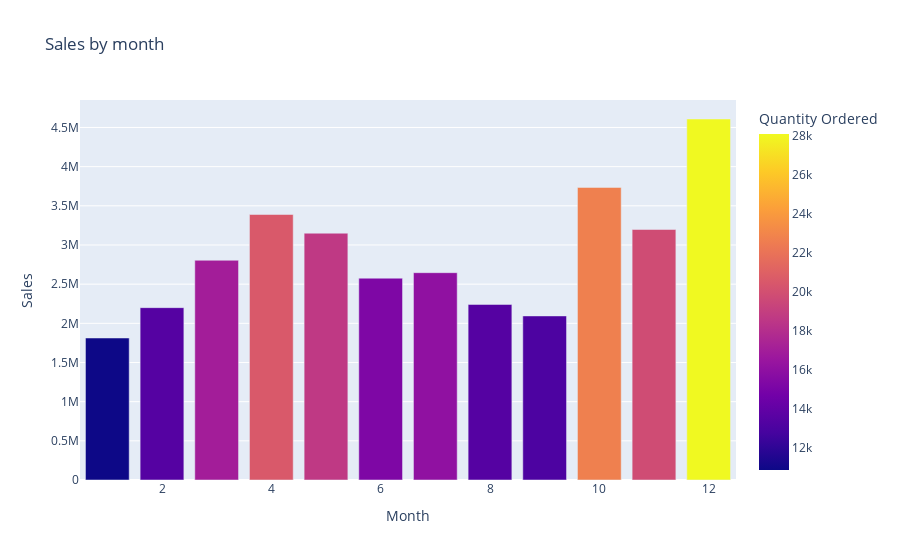

Notebook cell for this chart:
### Markdown cell above
How much was earned that Year?

34.46 million was earned in that year.

### Code cell
#Month bar chart
df["Month"]=df["Order Date"].dt.month
monthly_sales=df.groupby("Month").sum()
monthly_sales

month_chart=px.bar(
    monthly_sales,
    x=monthly_sales.index,
    y="Sales",
    color="Quantity Ordered",
    title="Sales by month")

month_chart.update_layout(barmode="stack")
month_chart.show()

### Figure 1 — Plotly figure (JSON) as saved in the notebook; plotly's stock layout.template omitted (floating-point values rounded to 4 significant figures)
{"data": [{"alignmentgroup": "True", "hovertemplate": "Month=%{x}<br>Sales=%{y}<br>Quantity Ordered=%{marker.color}<extra></extra>", "legendgroup": "", "marker": {"color": [10852, 13431, 16979, 20536, 18653, 15234, 16054, 13429, 13091, 22669, 19769, 28074], "coloraxis": "coloraxis", "pattern": {"shape": ""}}, "name": "", "offsetgroup": "", "orientation": "v", "showlegend": false, "textposition": "auto", "type": "bar", "x": [1, 2, 3, 4, 5, 6, 7, 8, 9, 10, 11, 12], "xaxis": "x", "y": [1813000.0, 2200000.0, 2805000.0, 3389000.0, 3151000.0, 2576000.0, 2646000.0, 2241000.0, 2094000.0, 3735000.0, 3198000.0, 4608000.0], "yaxis": "y"}], "layout": {"barmode": "stack", "coloraxis": {"colorbar": {"title": {"text": "Quantity Ordered"}}, "colorscale": [[0, "#0d0887"], [0.1111, "#46039f"], [0.2222, "#7201a8"], [0.3333, "#9c179e"], [0.4444, "#bd3786"], [0.5556, "#d8576b"], [0.6667, "#ed7953"], [0.7778, "#fb9f3a"], [0.8889, "#fdca26"], [1, "#f0f921"]]}, "legend": {"tracegroupgap": 0}, "title": {"text": "Sales by month"}, "xaxis": {"anchor": "y", "domain": [0, 1], "title": {"text": "Month"}}, "yaxis": {"anchor": "x", "domain": [0, 1], "title": {"text": "Sales"}}}}
